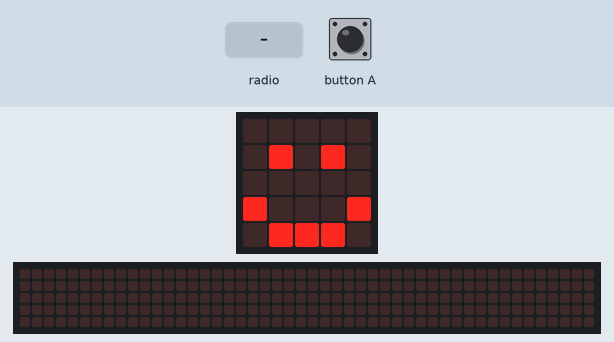
This program was run on a simulated BBC micro:bit (MakeCode). On the bench: the board's 5×5 LED display, a strip that is not on the board, showing the scrolling text unrolled. The inputs (shaded band) are chosen by the test bench. The 48×5 strip is a reading aid, not a part: it shows the text the display is scrolling, unrolled, one strip-width of it at a time.

Above: at 1.8 s.
1.9 s: radio message "Hello, World!" arrives
At 8.2 s:
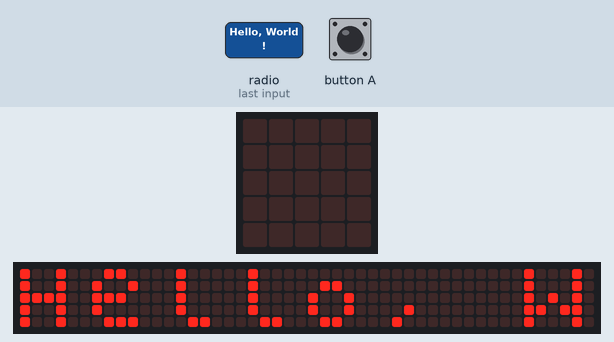
At 14.2 s:
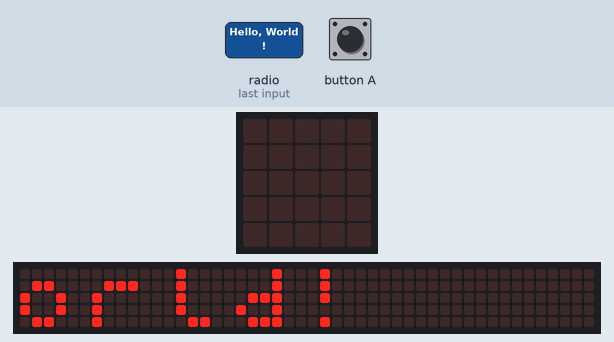

The program:

main.ts
```typescript
// (licence header left out)
// setup
radio.setGroup(0)
basic.showIcon(IconNames.Happy)

input.onButtonPressed(Button.A, function () {
    basic.showIcon(IconNames.Triangle)
    radio.sendString("Hello, World!")
    basic.showIcon(IconNames.Happy)
})

radio.onReceivedString(function (receivedString) {
    basic.clearScreen()
    basic.showString(receivedString)
    basic.showIcon(IconNames.Happy)
})
```

Measured:
- after the input at 1.9 s, the display: changes at once (image 1)
- what the display in image 1 shows lasts 0.8 s, from 7.6 s to 8.4 s
